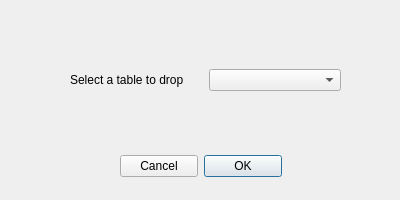
<?xml version="1.0" encoding="UTF-8"?>
<ui version="4.0">
 <class>TableDropDialog</class>
 <widget class="QDialog" name="TableDropDialog">
  <property name="geometry">
   <rect>
    <x>0</x>
    <y>0</y>
    <width>400</width>
    <height>200</height>
   </rect>
  </property>
  <property name="minimumSize">
   <size>
    <width>400</width>
    <height>200</height>
   </size>
  </property>
  <property name="maximumSize">
   <size>
    <width>400</width>
    <height>200</height>
   </size>
  </property>
  <property name="windowTitle">
   <string>Table Drop Dialog</string>
  </property>
  <widget class="QDialogButtonBox" name="buttonBox">
   <property name="geometry">
    <rect>
     <x>120</x>
     <y>150</y>
     <width>162</width>
     <height>32</height>
    </rect>
   </property>
   <property name="layoutDirection">
    <enum>Qt::RightToLeft</enum>
   </property>
   <property name="standardButtons">
    <set>QDialogButtonBox::Cancel|QDialogButtonBox::Ok</set>
   </property>
  </widget>
  <widget class="QWidget" name="horizontalLayoutWidget">
   <property name="geometry">
    <rect>
     <x>70</x>
     <y>40</y>
     <width>271</width>
     <height>80</height>
    </rect>
   </property>
   <layout class="QHBoxLayout" name="horizontalLayout">
    <item>
     <widget class="QLabel" name="info_label">
      <property name="text">
       <string>Select a table to drop</string>
      </property>
     </widget>
    </item>
    <item>
     <widget class="QComboBox" name="tables_comboBox"/>
    </item>
   </layout>
  </widget>
 </widget>
 <resources/>
 <connections/>
</ui>
